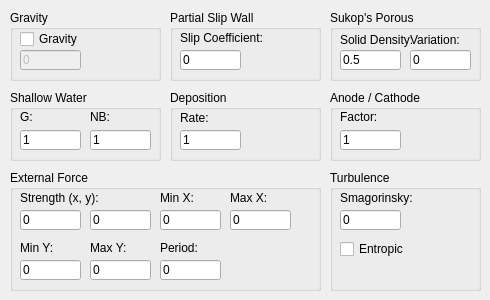
   <widget class="QWidget" name="tab_6">
    <attribute name="title">
     <string>Other</string>
    </attribute>
    <widget class="QGroupBox" name="groupBox_5">
     <property name="geometry">
      <rect>
       <x>10</x>
       <y>10</y>
       <width>151</width>
       <height>71</height>
      </rect>
     </property>
     <property name="title">
      <string>Gravity</string>
     </property>
     <widget class="QCheckBox" name="gravityEnable">
      <property name="geometry">
       <rect>
        <x>10</x>
        <y>20</y>
        <width>71</width>
        <height>18</height>
       </rect>
      </property>
      <property name="text">
       <string>Gravity</string>
      </property>
     </widget>
     <widget class="ImprovedLineEdit" name="gravity">
      <property name="enabled">
       <bool>false</bool>
      </property>
      <property name="geometry">
       <rect>
        <x>10</x>
        <y>40</y>
        <width>61</width>
        <height>20</height>
       </rect>
      </property>
      <property name="text">
       <string>0</string>
      </property>
     </widget>
    </widget>
    <widget class="QGroupBox" name="groupBox_6">
     <property name="geometry">
      <rect>
       <x>10</x>
       <y>90</y>
       <width>151</width>
       <height>71</height>
      </rect>
     </property>
     <property name="title">
      <string>Shallow Water</string>
     </property>
     <widget class="QLabel" name="label_23">
      <property name="geometry">
       <rect>
        <x>10</x>
        <y>20</y>
        <width>46</width>
        <height>13</height>
       </rect>
      </property>
      <property name="text">
       <string>G:</string>
      </property>
     </widget>
     <widget class="ImprovedLineEdit" name="shallowG">
      <property name="geometry">
       <rect>
        <x>10</x>
        <y>40</y>
        <width>61</width>
        <height>20</height>
       </rect>
      </property>
      <property name="text">
       <string>1</string>
      </property>
     </widget>
     <widget class="QLabel" name="label_24">
      <property name="geometry">
       <rect>
        <x>80</x>
        <y>20</y>
        <width>46</width>
        <height>13</height>
       </rect>
      </property>
      <property name="text">
       <string>NB:</string>
      </property>
     </widget>
     <widget class="ImprovedLineEdit" name="shallowNB">
      <property name="geometry">
       <rect>
        <x>80</x>
        <y>40</y>
        <width>61</width>
        <height>20</height>
       </rect>
      </property>
      <property name="text">
       <string>1</string>
      </property>
     </widget>
    </widget>
    <widget class="QGroupBox" name="groupBox_7">
     <property name="geometry">
      <rect>
       <x>330</x>
       <y>10</y>
       <width>151</width>
       <height>71</height>
      </rect>
     </property>
     <property name="title">
      <string>Sukop's Porous</string>
     </property>
     <widget class="ImprovedLineEdit" name="porousSolidDensity">
      <property name="geometry">
       <rect>
        <x>10</x>
        <y>40</y>
        <width>61</width>
        <height>20</height>
       </rect>
      </property>
      <property name="text">
       <string>0.5</string>
      </property>
     </widget>
     <widget class="QLabel" name="label_25">
      <property name="geometry">
       <rect>
        <x>10</x>
        <y>20</y>
        <width>171</width>
        <height>20</height>
       </rect>
      </property>
      <property name="text">
       <string>Solid Density:</string>
      </property>
     </widget>
     <widget class="QLabel" name="label_61">
      <property name="geometry">
       <rect>
        <x>80</x>
        <y>20</y>
        <width>111</width>
        <height>20</height>
       </rect>
      </property>
      <property name="text">
       <string>Variation:</string>
      </property>
     </widget>
     <widget class="ImprovedLineEdit" name="porousVariation">
      <property name="geometry">
       <rect>
        <x>80</x>
        <y>40</y>
        <width>61</width>
        <height>20</height>
       </rect>
      </property>
      <property name="text">
       <string>0</string>
      </property>
     </widget>
    </widget>
    <widget class="QGroupBox" name="groupBox_9">
     <property name="geometry">
      <rect>
       <x>170</x>
       <y>90</y>
       <width>151</width>
       <height>71</height>
      </rect>
     </property>
     <property name="title">
      <string>Deposition</string>
     </property>
     <widget class="QLabel" name="label_31">
      <property name="geometry">
       <rect>
        <x>10</x>
        <y>20</y>
        <width>61</width>
        <height>16</height>
       </rect>
      </property>
      <property name="text">
       <string>Rate:</string>
      </property>
     </widget>
     <widget class="ImprovedLineEdit" name="depositionRate">
      <property name="geometry">
       <rect>
        <x>10</x>
        <y>40</y>
        <width>61</width>
        <height>20</height>
       </rect>
      </property>
      <property name="text">
       <string>1</string>
      </property>
     </widget>
    </widget>
    <widget class="QGroupBox" name="groupBox_13">
     <property name="geometry">
      <rect>
       <x>170</x>
       <y>10</y>
       <width>151</width>
       <height>71</height>
      </rect>
     </property>
     <property name="title">
      <string>Partial Slip Wall</string>
     </property>
     <widget class="QLabel" name="label_47">
      <property name="geometry">
       <rect>
        <x>10</x>
        <y>20</y>
        <width>111</width>
        <height>16</height>
       </rect>
      </property>
      <property name="text">
       <string>Slip Coefficient:</string>
      </property>
     </widget>
     <widget class="ImprovedLineEdit" name="slipCoefficient">
      <property name="geometry">
       <rect>
        <x>10</x>
        <y>40</y>
        <width>61</width>
        <height>20</height>
       </rect>
      </property>
      <property name="text">
       <string>0</string>
      </property>
     </widget>
    </widget>
    <widget class="QGroupBox" name="groupBox_15">
     <property name="geometry">
      <rect>
       <x>330</x>
       <y>90</y>
       <width>151</width>
       <height>71</height>
      </rect>
     </property>
     <property name="title">
      <string>Anode / Cathode</string>
     </property>
     <widget class="QLabel" name="label_37">
      <property name="geometry">
       <rect>
        <x>10</x>
        <y>20</y>
        <width>46</width>
        <height>13</height>
       </rect>
      </property>
      <property name="text">
       <string>Factor:</string>
      </property>
     </widget>
     <widget class="ImprovedLineEdit" name="anodeCathodeFactor">
      <property name="geometry">
       <rect>
        <x>10</x>
        <y>40</y>
        <width>61</width>
        <height>20</height>
       </rect>
      </property>
      <property name="text">
       <string>1</string>
      </property>
     </widget>
    </widget>
    <widget class="QGroupBox" name="groupBox_16">
     <property name="geometry">
      <rect>
       <x>10</x>
       <y>170</y>
       <width>311</width>
       <height>121</height>
      </rect>
     </property>
     <property name="title">
      <string>External Force</string>
     </property>
     <widget class="QLabel" name="label_45">
      <property name="geometry">
       <rect>
        <x>10</x>
        <y>20</y>
        <width>131</width>
        <height>16</height>
       </rect>
      </property>
      <property name="text">
       <string>Strength (x, y):</string>
      </property>
     </widget>
     <widget class="ImprovedLineEdit" name="externalForceStrengthX">
      <property name="geometry">
       <rect>
        <x>10</x>
        <y>40</y>
        <width>61</width>
        <height>20</height>
       </rect>
      </property>
      <property name="text">
       <string>0</string>
      </property>
     </widget>
     <widget class="QLabel" name="label_49">
      <property name="geometry">
       <rect>
        <x>150</x>
        <y>20</y>
        <width>61</width>
        <height>16</height>
       </rect>
      </property>
      <property name="text">
       <string>Min X:</string>
      </property>
     </widget>
     <widget class="ImprovedLineEdit" name="externalForceMinX">
      <property name="geometry">
       <rect>
        <x>150</x>
        <y>40</y>
        <width>61</width>
        <height>20</height>
       </rect>
      </property>
      <property name="text">
       <string>0</string>
      </property>
     </widget>
     <widget class="QLabel" name="label_50">
      <property name="geometry">
       <rect>
        <x>220</x>
        <y>20</y>
        <width>61</width>
        <height>16</height>
       </rect>
      </property>
      <property name="text">
       <string>Max X:</string>
      </property>
     </widget>
     <widget class="ImprovedLineEdit" name="externalForceMaxX">
      <property name="geometry">
       <rect>
        <x>220</x>
        <y>40</y>
        <width>61</width>
        <height>20</height>
       </rect>
      </property>
      <property name="text">
       <string>0</string>
      </property>
     </widget>
     <widget class="QLabel" name="label_51">
      <property name="geometry">
       <rect>
        <x>10</x>
        <y>70</y>
        <width>61</width>
        <height>16</height>
       </rect>
      </property>
      <property name="text">
       <string>Min Y:</string>
      </property>
     </widget>
     <widget class="ImprovedLineEdit" name="externalForceMinY">
      <property name="geometry">
       <rect>
        <x>10</x>
        <y>90</y>
        <width>61</width>
        <height>20</height>
       </rect>
      </property>
      <property name="text">
       <string>0</string>
      </property>
     </widget>
     <widget class="QLabel" name="label_52">
      <property name="geometry">
       <rect>
        <x>80</x>
        <y>70</y>
        <width>61</width>
        <height>16</height>
       </rect>
      </property>
      <property name="text">
       <string>Max Y:</string>
      </property>
     </widget>
     <widget class="ImprovedLineEdit" name="externalForceMaxY">
      <property name="geometry">
       <rect>
        <x>80</x>
        <y>90</y>
        <width>61</width>
        <height>20</height>
       </rect>
      </property>
      <property name="text">
       <string>0</string>
      </property>
     </widget>
     <widget class="ImprovedLineEdit" name="externalForceStrengthY">
      <property name="geometry">
       <rect>
        <x>80</x>
        <y>40</y>
        <width>61</width>
        <height>20</height>
       </rect>
      </property>
      <property name="text">
       <string>0</string>
      </property>
     </widget>
     <widget class="ImprovedLineEdit" name="externalForcePeriod">
      <property name="geometry">
       <rect>
        <x>150</x>
        <y>90</y>
        <width>61</width>
        <height>20</height>
       </rect>
      </property>
      <property name="text">
       <string>0</string>
      </property>
     </widget>
     <widget class="QLabel" name="label_53">
      <property name="geometry">
       <rect>
        <x>150</x>
        <y>70</y>
        <width>61</width>
        <height>16</height>
       </rect>
      </property>
      <property name="text">
       <string>Period:</string>
      </property>
     </widget>
    </widget>
    <widget class="QGroupBox" name="groupBox_18">
     <property name="geometry">
      <rect>
       <x>330</x>
       <y>170</y>
       <width>151</width>
       <height>121</height>
      </rect>
     </property>
     <property name="title">
      <string>Turbulence</string>
     </property>
     <widget class="QCheckBox" name="entropic">
      <property name="geometry">
       <rect>
        <x>10</x>
        <y>70</y>
        <width>71</width>
        <height>18</height>
       </rect>
      </property>
      <property name="text">
       <string>Entropic</string>
      </property>
     </widget>
     <widget class="QLabel" name="label_26">
      <property name="geometry">
       <rect>
        <x>10</x>
        <y>20</y>
        <width>171</width>
        <height>16</height>
       </rect>
      </property>
      <property name="text">
       <string>Smagorinsky:</string>
      </property>
     </widget>
     <widget class="ImprovedLineEdit" name="smagorinsky">
      <property name="geometry">
       <rect>
        <x>10</x>
        <y>40</y>
        <width>61</width>
        <height>20</height>
       </rect>
      </property>
      <property name="text">
       <string>0</string>
      </property>
     </widget>
    </widget>
   </widget>
